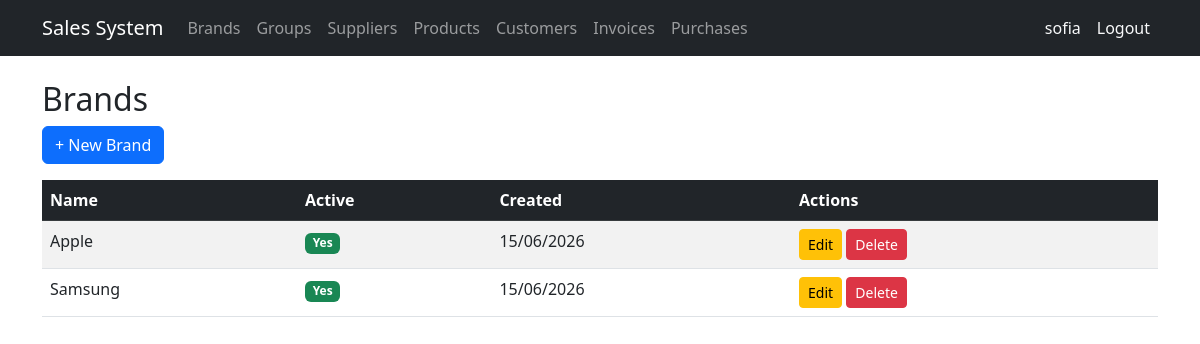
The page /brands/ (signed in) on the database its author committed.
### billing/models.py (models this page shows, shortened)
class Brand(models.Model):
    name = models.CharField(max_length=100, unique=True, verbose_name='Brand Name')
    description = models.TextField(blank=True, null=True)
    is_active = models.BooleanField(default=True)
    created_at = models.DateTimeField(auto_now_add=True)
    updated_at = models.DateTimeField(auto_now=True)
    class Meta:
        verbose_name = 'Brand'
        verbose_name_plural = 'Brands'
        ordering = ['name']

### billing/views.py (the view)
# urls.py: path('brands/', views.brand_list, name='brand_list'),
@login_required
@audit_action('LIST_BRANDS')
def brand_list(request):
    brands = Brand.objects.all()
    return render(request, 'billing/brand_list.html', {'brands': brands})

### billing/templates/billing/brand_list.html (shortened to what this page needs)
{% extends 'billing/base.html' %}
{% block content %}
<h2>Brands</h2>
<a href="{% url 'billing:brand_create' %}" class="btn btn-primary mb-3">+ New Brand</a>
<table class="table table-striped table-hover">
  <thead class="table-dark">
    <tr><th>Name</th><th>Active</th><th>Created</th><th>Actions</th></tr>
  </thead>
  <tbody>
    {% for brand in brands %}
    <tr>
      <td>{{ brand.name }}</td>
      <td>
        {% if brand.is_active %}
          <span class="badge bg-success">Yes</span>
        {% else %}
          <span class="badge bg-danger">No</span>
        {% endif %}
      </td>
      <td>{{ brand.created_at|date:"d/m/Y" }}</td>
      <td>
        <a href="{% url 'billing:brand_update' brand.pk %}" class="btn btn-sm btn-warning">Edit</a>
        <a href="{% url 'billing:brand_delete' brand.pk %}" class="btn btn-sm btn-danger">Delete</a>
      </td>
    </tr>
    {% empty %}
    <tr><td colspan="4" class="text-center">No brands found.</td></tr>
    {% endfor %}
  </tbody>
</table>
{% endblock %}

### billing/templates/billing/base.html (shortened to what this page needs)
<!DOCTYPE html>
<html lang="es">
<head>
  <link href="https://cdn.jsdelivr.net/npm/bootstrap@5.3.0/dist/css/bootstrap.min.css" rel="stylesheet">
</head>
<body>
<nav class="navbar navbar-expand-lg navbar-dark bg-dark">
  <div class="container">
    <a class="navbar-brand" href="{% url 'billing:home' %}">Sales System</a>
    <div class="collapse navbar-collapse" id="nav">
      <ul class="navbar-nav me-auto">
        {% if user.is_authenticated %}
        <li class="nav-item"><a class="nav-link" href="{% url 'billing:brand_list' %}">Brands</a></li>
        <li class="nav-item"><a class="nav-link" href="{% url 'billing:productgroup_list' %}">Groups</a></li>
        <li class="nav-item"><a class="nav-link" href="{% url 'billing:supplier_list' %}">Suppliers</a></li>
        <li class="nav-item"><a class="nav-link" href="{% url 'billing:product_list' %}">Products</a></li>
        <li class="nav-item"><a class="nav-link" href="{% url 'billing:customer_list' %}">Customers</a></li>
        <li class="nav-item"><a class="nav-link" href="{% url 'billing:invoice_list' %}">Invoices</a></li>
        <li class="nav-item"><a class="nav-link" href="{% url 'purchasing:purchase_list' %}">Purchases</a></li>
        {% endif %}
      </ul>
      <ul class="navbar-nav">
        {% if user.is_authenticated %}
        <li class="nav-item">
          <span class="nav-link text-light">{{ user.username }}</span>
        </li>
        <li class="nav-item">
          <form method="post" action="{% url 'logout' %}" class="d-inline">
            <button type="submit" class="nav-link btn btn-link text-light"
                    style="text-decoration:none;">Logout</button>
          </form>
        </li>
        {% endif %}
      </ul>
    </div>
  </div>
</nav>
<div class="container mt-4">
  {% block content %}{% endblock %}
</div>
</body>
</html>

### rows shown on the page
Brand: name "Apple", is_active "Yes", created_at "15/06/2026"
Brand: name "Samsung", is_active "Yes", created_at "15/06/2026"

### other values the page prints
{{ user.username }} "sofia"
